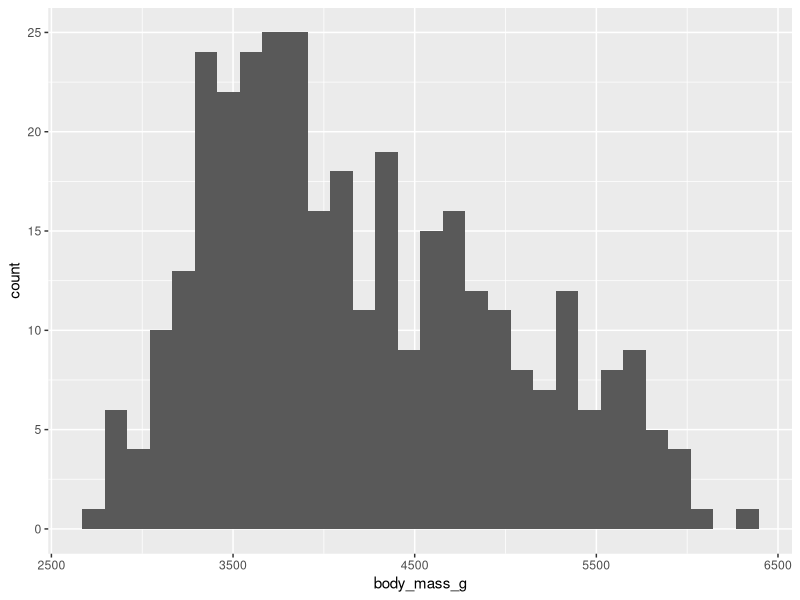
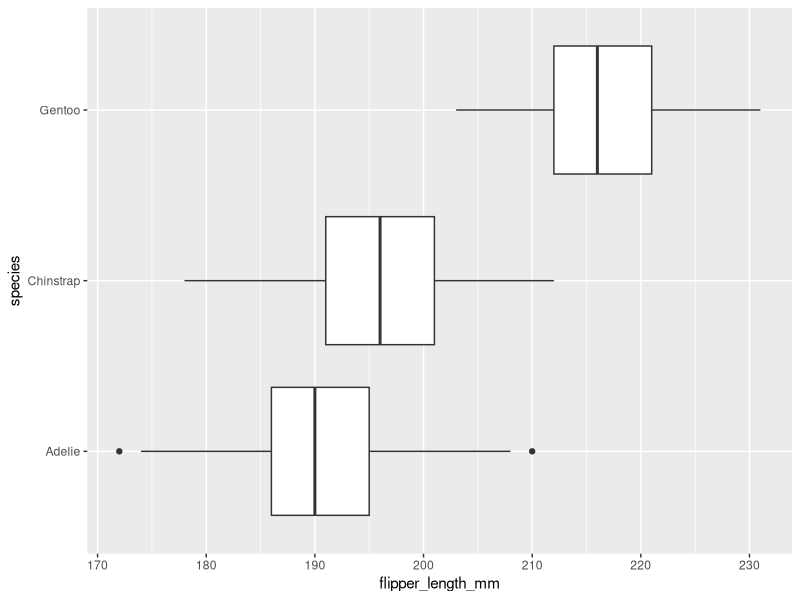
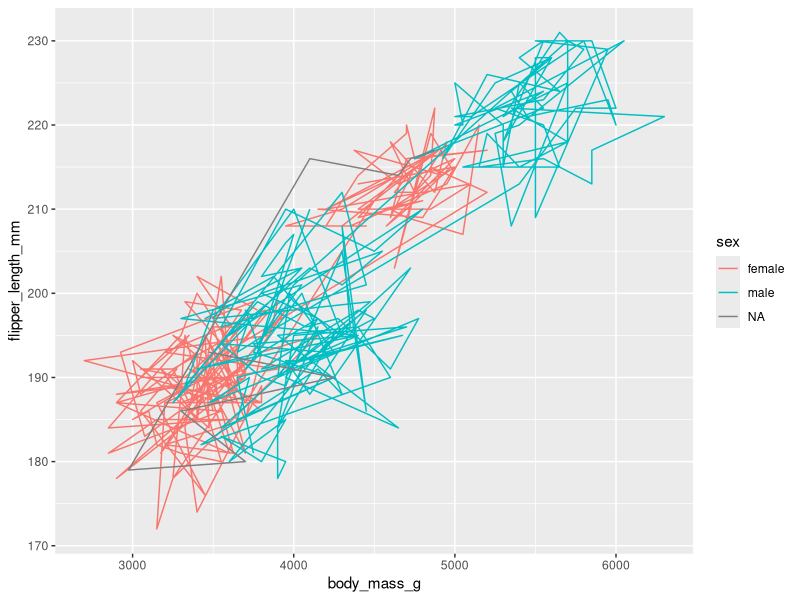

The R script that drew these images, in order:
library(palmerpenguins)
library(ggplot2)

# Edit code to match figures -------------------------------------------------
# At the end of the guided notes for the second video you'll find three figures.
# Edit the following code so the outputs match the figures in the notes.

# Figure 1
ggplot(penguins, aes(x = body_mass_g)) +
  geom_histogram()

# Figure 2
ggplot(penguins, aes(y = species, x = flipper_length_mm)) +
  geom_boxplot()

# Figure 3
ggplot(penguins, aes(x = body_mass_g, y = flipper_length_mm, color = sex)) +
  geom_path()
